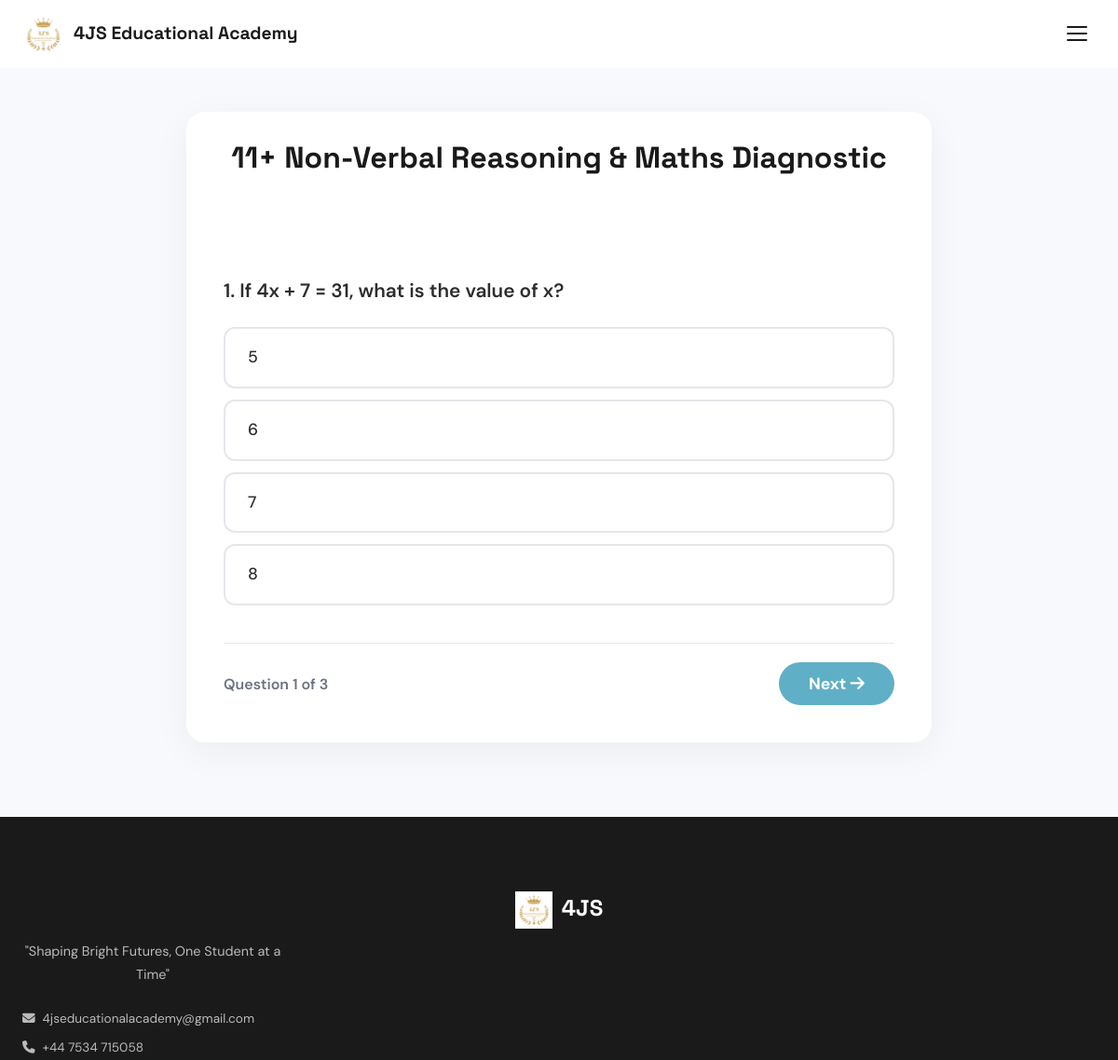
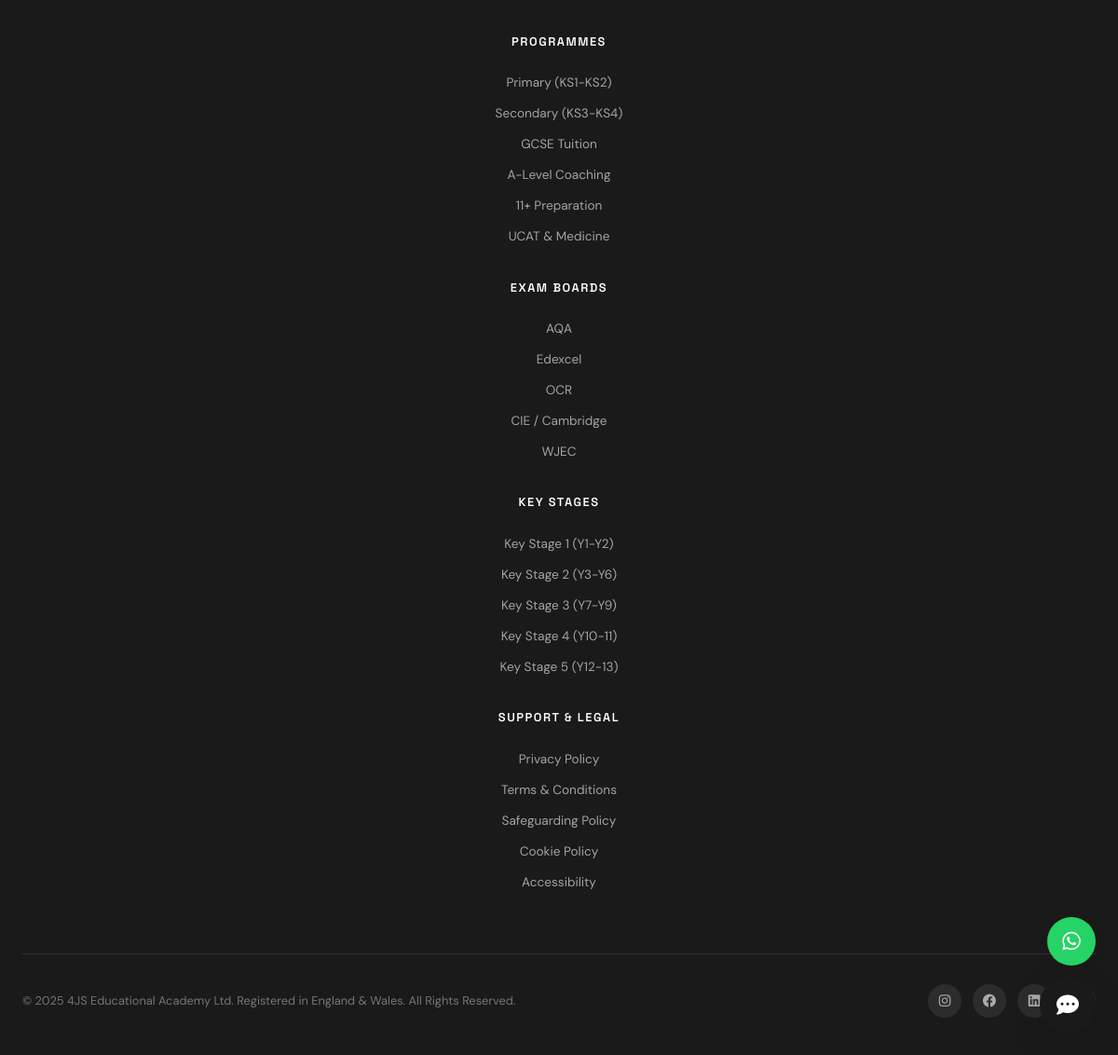
Page /worksheets/1/ on the committed database (2 pictures, top to bottom).
### website/models.py (models this page shows, shortened)
class Worksheet(models.Model):
    title = models.CharField(max_length=200)
    subject = models.CharField(max_length=100)
    key_stage = models.CharField(max_length=50)
    description = models.TextField(blank=True, null=True)
    created_at = models.DateTimeField(auto_now_add=True)

class Question(models.Model):
    worksheet = models.ForeignKey(Worksheet, related_name='questions', on_delete=models.CASCADE)
    text = models.TextField()
    order = models.IntegerField(default=0)
    class Meta:
        ordering = ['order']

class AnswerOption(models.Model):
    question = models.ForeignKey(Question, related_name='options', on_delete=models.CASCADE)
    text = models.CharField(max_length=200)
    is_correct = models.BooleanField(default=False)

### website/views.py (the view, shortened to what this page needs)
# urls.py: path('worksheets/<int:worksheet_id>/', views.take_worksheet, name='take_worksheet'),
def take_worksheet(request, worksheet_id):
    from .models import Worksheet
    from django.shortcuts import get_object_or_404
    worksheet = get_object_or_404(Worksheet, id=worksheet_id)
    questions = worksheet.questions.prefetch_related('options').all()
    return render(request, 'website/take_worksheet.html', {
        'worksheet': worksheet,
        'questions': questions
    })

### website/templates/website/take_worksheet.html (shortened to what this page needs)
{% extends 'website/base.html' %}
{% load static %}
{% block content %}
<div class="quiz-container">
  <div class="quiz-header">
    <h1>{{ worksheet.title }}</h1>
    <p>{{ worksheet.key_stage }} | {{ worksheet.subject }}</p>
  </div>
  <div class="quiz-body">
    <form id="worksheet-form">
      {% for question in questions %}
      <div class="question-block {% if forloop.first %}active{% endif %}" id="q-{{ forloop.counter }}">
        <div class="question-text">{{ forloop.counter }}. {{ question.text }}</div>
        <div class="options">
          {% for option in question.options.all %}
          <label class="option-label" for="opt-{{ option.id }}">{{ option.text }}</label>
          {% endfor %}
        </div>
      </div>
      {% endfor %}
      <div class="quiz-footer">
        <div class="progress-text">Question <span id="current-q">1</span> of {{ questions|length }}</div>
        <button type="button" class="next-btn" id="next-btn">Next <i class="fas fa-arrow-right"></i></button>
      </div>
    </form>
  </div>
</div>
{% endblock %}

### static/css/style.css (style rules this page uses)
:root { --white: #FFFFFF; --off-white: #F7F7F5; --cream: #FAFAF8; --black: #1A1A1A; --text: #2D2D2D; --text-light: #6B7280; --text-muted: #9CA3AF; --border: #E5E7EB; --border-light: #F3F4F6; --scandi-teal: #86C5D8; --scandi-teal-dark: #5FAFC6; --scandi-teal-light: #B3DCE8; --scandi-mint: #B8E0CC; --scandi-beige: #E8D5B7; --scandi-sage: #A8C5A0; --scandi-blush: #F0D4D4; --success: #22C55E; --whatsapp: #25D366; --star: #FBBF24; --overlay: rgba(26, 26, 26, 0.6); --font-heading: 'Space Grotesk', system-ui, sans-serif; --font-body: 'DM Sans', system-ui, sans-serif; --section-pad-y: 120px; --section-pad-x: 24px; --container-max: 1200px; --container-wide: 1400px; --ease-out-expo: cubic-bezier(0.16, 1, 0.3, 1); --ease-out-quart: cubic-bezier(0.25, 1, 0.5, 1); --transition-fast: 200ms var(--ease-out-expo); --transition-medium: 400ms var(--ease-out-expo); --transition-slow: 600ms var(--ease-out-expo); --shadow-sm: 0 1px 2px rgba(0,0,0,0.05); --shadow-md: 0 4px 16px rgba(0,0,0,0.08); --shadow-lg: 0 12px 40px rgba(0,0,0,0.12); --shadow-xl: 0 24px 60px rgba(0,0,0,0.15); --radius-sm: 8px; --radius-md: 12px; --radius-lg: 20px; --radius-xl: 28px; --radius-full: 9999px; }
*, *::before, *::after { margin: 0; padding: 0; box-sizing: border-box; }
html { scroll-behavior: smooth; font-size: 16px; -webkit-font-smoothing: antialiased; -moz-osx-font-smoothing: grayscale; }
html, body { font-family: var(--font-body); color: var(--text); background: var(--white); line-height: 1.7; max-width: 100%; overflow-x: hidden; }
body { display: flex; flex-direction: column; min-height: 100vh; }
button { font-family: inherit; cursor: pointer; border: none; background: none; }
h1, h2, h3, h4, h5, h6 { font-family: var(--font-heading); font-weight: 700; line-height: 1.2; color: var(--black); }
@media (max-width: 1200px) { :root { --section-pad-y: 80px; } }
@media (max-width: 1200px) { html, body { overflow-x: hidden !important; width: 100%; } }

### website/templates/website/take_worksheet.html (style rules this page uses)
body { background: #f7f9fc; }
.quiz-container { max-width: 800px; margin: 120px auto 80px; background: white; border-radius: var(--radius-lg); box-shadow: 0 10px 40px rgba(0,0,0,0.05); overflow: hidden; }
.quiz-header { background: var(--text-dark); color: white; padding: 30px 40px; text-align: center; }
.quiz-header h1 { font-size: 2rem; margin-bottom: 10px; }
.quiz-body { padding: 40px; }
.question-block { display: none; animation: fadeIn 0.4s ease; }
.question-block.active { display: block; }
.question-text { font-size: 1.3rem; font-weight: 600; margin-bottom: 24px; line-height: 1.5; }
.option-label { display: block; padding: 16px 24px; margin-bottom: 12px; border: 2px solid var(--border); border-radius: var(--radius-md); cursor: pointer; transition: all 0.2s; font-size: 1.1rem; font-weight: 500; }
.quiz-footer { display: flex; justify-content: space-between; align-items: center; margin-top: 40px; padding-top: 20px; border-top: 1px solid var(--border); }
.progress-text { font-weight: 600; color: var(--text-light); }
.next-btn { padding: 12px 32px; background: var(--scandi-teal-dark); color: white; border: none; border-radius: var(--radius-full); font-size: 1.1rem; font-weight: 700; cursor: pointer; }

### rows in the picture
Worksheet: title "11+ Non-Verbal Reasoning & Maths Diagnostic"
Question: text "If 4x + 7 = 31, what is the value of x?"
AnswerOption: text "5"
AnswerOption: text "6"
AnswerOption: text "7"
AnswerOption: text "8"

### other values in the picture
{{ questions|length }} "3"
